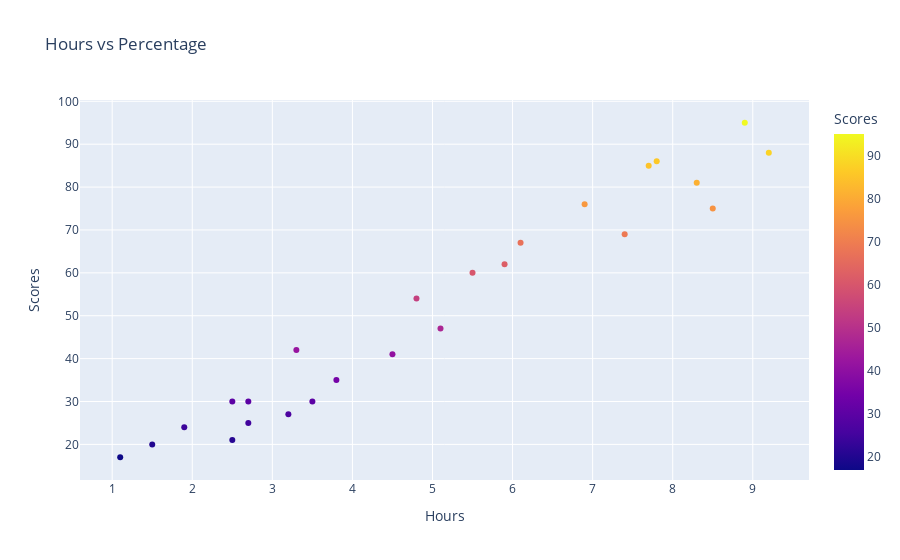

The notebook cell this image was saved under:
### Markdown cell above
## EDA (Exploratory Data Analysis)

### Code cell
#Plotting scatter plot using plotly express
px.scatter(df, x="Hours", y="Scores",color='Scores',title='Hours vs Percentage')

### Figure 1 — Plotly figure (JSON) as saved in the notebook; plotly's stock layout.template omitted (floating-point values rounded to 4 significant figures)
{"data": [{"hovertemplate": "Hours=%{x}<br>Scores=%{marker.color}<extra></extra>", "legendgroup": "", "marker": {"color": [21, 47, 27, 75, 30, 20, 88, 60, 81, 25, 85, 62, 41, 42, 17, 95, 30, 24, 67, 69, 30, 54, 35, 76, 86], "coloraxis": "coloraxis", "symbol": "circle"}, "mode": "markers", "name": "", "orientation": "v", "showlegend": false, "type": "scatter", "x": [2.5, 5.1, 3.2, 8.5, 3.5, 1.5, 9.2, 5.5, 8.3, 2.7, 7.7, 5.9, 4.5, 3.3, 1.1, 8.9, 2.5, 1.9, 6.1, 7.4, 2.7, 4.8, 3.8, 6.9, 7.8], "xaxis": "x", "y": [21, 47, 27, 75, 30, 20, 88, 60, 81, 25, 85, 62, 41, 42, 17, 95, 30, 24, 67, 69, 30, 54, 35, 76, 86], "yaxis": "y"}], "layout": {"coloraxis": {"colorbar": {"title": {"text": "Scores"}}, "colorscale": [[0, "#0d0887"], [0.1111, "#46039f"], [0.2222, "#7201a8"], [0.3333, "#9c179e"], [0.4444, "#bd3786"], [0.5556, "#d8576b"], [0.6667, "#ed7953"], [0.7778, "#fb9f3a"], [0.8889, "#fdca26"], [1, "#f0f921"]]}, "legend": {"tracegroupgap": 0}, "title": {"text": "Hours vs Percentage"}, "xaxis": {"anchor": "y", "domain": [0, 1], "title": {"text": "Hours"}}, "yaxis": {"anchor": "x", "domain": [0, 1], "title": {"text": "Scores"}}}}
